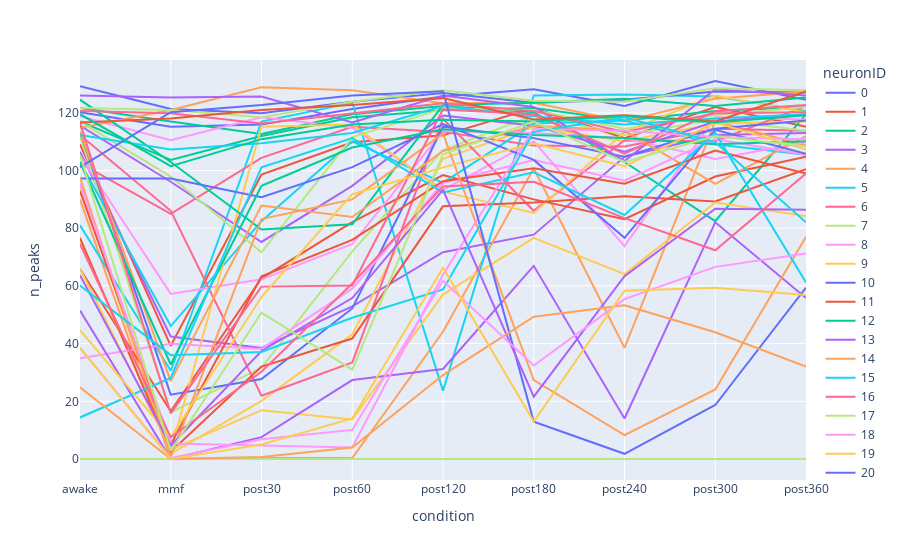

Notebook source saved alongside this figure:
### Markdown cell above
### Number of transients in different conditions; color represents median hight of transients, while size their median decay time

### Code cell
import plotly.express as px

x_axis = "condition"
y_axis = "n_peaks"
line_group = "neuronID"
color = "neuronID"

fig = px.line(df_estimators[df_estimators.neuronID<50], x=x_axis, y=y_axis, line_group=line_group,color=color)
fig.show()

### Figure 1 — Plotly figure (JSON) as saved in the notebook; plotly's stock layout.template omitted (floating-point values rounded to 4 significant figures)
{"data": [{"hovertemplate": "neuronID=0<br>condition=%{x}<br>n_peaks=%{y}<extra></extra>", "legendgroup": "0", "line": {"color": "#636efa", "dash": "solid"}, "mode": "lines", "name": "0", "orientation": "v", "showlegend": true, "type": "scatter", "x": ["awake", "mmf", "post30", "post60", "post120", "post180", "post240", "post300", "post360"], "xaxis": "x", "y": [120.2, 115.2, 115.9, 121.3, 125.7, 128.2, 122.4, 131.0, 124.6], "yaxis": "y"}, {"hovertemplate": "neuronID=1<br>condition=%{x}<br>n_peaks=%{y}<extra></extra>", "legendgroup": "1", "line": {"color": "#EF553B", "dash": "solid"}, "mode": "lines", "name": "1", "orientation": "v", "showlegend": true, "type": "scatter", "x": ["awake", "mmf", "post30", "post60", "post120", "post180", "post240", "post300", "post360"], "xaxis": "x", "y": [109.1, 39.24, 98.64, 109.8, 112.2, 121.7, 111.2, 122.0, 115.2], "yaxis": "y"}, {"hovertemplate": "neuronID=2<br>condition=%{x}<br>n_peaks=%{y}<extra></extra>", "legendgroup": "2", "line": {"color": "#00cc96", "dash": "solid"}, "mode": "lines", "name": "2", "orientation": "v", "showlegend": true, "type": "scatter", "x": ["awake", "mmf", "post30", "post60", "post120", "post180", "post240", "post300", "post360"], "xaxis": "x", "y": [121.7, 117, 112.7, 119.5, 122.4, 120.2, 103.0, 82.44, 119.5], "yaxis": "y"}, {"hovertemplate": "neuronID=3<br>condition=%{x}<br>n_peaks=%{y}<extra></extra>", "legendgroup": "3", "line": {"color": "#ab63fa", "dash": "solid"}, "mode": "lines", "name": "3", "orientation": "v", "showlegend": true, "type": "scatter", "x": ["awake", "mmf", "post30", "post60", "post120", "post180", "post240", "post300", "post360"], "xaxis": "x", "y": [106.6, 42.48, 38.52, 52.92, 71.7, 77.76, 104.8, 112.3, 113.0], "yaxis": "y"}, {"hovertemplate": "neuronID=4<br>condition=%{x}<br>n_peaks=%{y}<extra></extra>", "legendgroup": "4", "line": {"color": "#FFA15A", "dash": "solid"}, "mode": "lines", "name": "4", "orientation": "v", "showlegend": true, "type": "scatter", "x": ["awake", "mmf", "post30", "post60", "post120", "post180", "post240", "post300", "post360"], "xaxis": "x", "y": [90, 0, 0.36, 0.36, 44.1, 100.8, 38.52, 117, 108.7], "yaxis": "y"}, {"hovertemplate": "neuronID=5<br>condition=%{x}<br>n_peaks=%{y}<extra></extra>", "legendgroup": "5", "line": {"color": "#19d3f3", "dash": "solid"}, "mode": "lines", "name": "5", "orientation": "v", "showlegend": true, "type": "scatter", "x": ["awake", "mmf", "post30", "post60", "post120", "post180", "post240", "post300", "post360"], "xaxis": "x", "y": [81, 30.6, 117, 123.5, 23.7, 126, 126.4, 125.6, 120.6], "yaxis": "y"}, {"hovertemplate": "neuronID=6<br>condition=%{x}<br>n_peaks=%{y}<extra></extra>", "legendgroup": "6", "line": {"color": "#FF6692", "dash": "solid"}, "mode": "lines", "name": "6", "orientation": "v", "showlegend": true, "type": "scatter", "x": ["awake", "mmf", "post30", "post60", "post120", "post180", "post240", "post300", "post360"], "xaxis": "x", "y": [102.6, 84.96, 104.4, 115.2, 113.4, 108.7, 108.4, 114.5, 113.8], "yaxis": "y"}, {"hovertemplate": "neuronID=7<br>condition=%{x}<br>n_peaks=%{y}<extra></extra>", "legendgroup": "7", "line": {"color": "#B6E880", "dash": "solid"}, "mode": "lines", "name": "7", "orientation": "v", "showlegend": true, "type": "scatter", "x": ["awake", "mmf", "post30", "post60", "post120", "post180", "post240", "post300", "post360"], "xaxis": "x", "y": [112.0, 16.2, 31.68, 72, 107.1, 119.2, 112.3, 117.7, 113.8], "yaxis": "y"}, {"hovertemplate": "neuronID=8<br>condition=%{x}<br>n_peaks=%{y}<extra></extra>", "legendgroup": "8", "line": {"color": "#FF97FF", "dash": "solid"}, "mode": "lines", "name": "8", "orientation": "v", "showlegend": true, "type": "scatter", "x": ["awake", "mmf", "post30", "post60", "post120", "post180", "post240", "post300", "post360"], "xaxis": "x", "y": [118.8, 110.5, 118.4, 114.8, 93.3, 110.2, 73.8, 118.4, 117.7], "yaxis": "y"}, {"hovertemplate": "neuronID=9<br>condition=%{x}<br>n_peaks=%{y}<extra></extra>", "legendgroup": "9", "line": {"color": "#FECB52", "dash": "solid"}, "mode": "lines", "name": "9", "orientation": "v", "showlegend": true, "type": "scatter", "x": ["awake", "mmf", "post30", "post60", "post120", "post180", "post240", "post300", "post360"], "xaxis": "x", "y": [94.32, 1.8, 20.16, 43.2, 104.1, 115.2, 110.2, 116.3, 117], "yaxis": "y"}, {"hovertemplate": "neuronID=10<br>condition=%{x}<br>n_peaks=%{y}<extra></extra>", "legendgroup": "10", "line": {"color": "#636efa", "dash": "solid"}, "mode": "lines", "name": "10", "orientation": "v", "showlegend": true, "type": "scatter", "x": ["awake", "mmf", "post30", "post60", "post120", "post180", "post240", "post300", "post360"], "xaxis": "x", "y": [129.2, 121.3, 119.9, 123.8, 126.9, 123.5, 124.6, 127.4, 127.1], "yaxis": "y"}, {"hovertemplate": "neuronID=11<br>condition=%{x}<br>n_peaks=%{y}<extra></extra>", "legendgroup": "11", "line": {"color": "#EF553B", "dash": "solid"}, "mode": "lines", "name": "11", "orientation": "v", "showlegend": true, "type": "scatter", "x": ["awake", "mmf", "post30", "post60", "post120", "post180", "post240", "post300", "post360"], "xaxis": "x", "y": [65.88, 16.56, 62.64, 82.08, 98.4, 90, 83.16, 97.92, 104.8], "yaxis": "y"}, {"hovertemplate": "neuronID=12<br>condition=%{x}<br>n_peaks=%{y}<extra></extra>", "legendgroup": "12", "line": {"color": "#00cc96", "dash": "solid"}, "mode": "lines", "name": "12", "orientation": "v", "showlegend": true, "type": "scatter", "x": ["awake", "mmf", "post30", "post60", "post120", "post180", "post240", "post300", "post360"], "xaxis": "x", "y": [117, 103.7, 112.0, 118.4, 120.9, 121.7, 117.4, 120.6, 122.0], "yaxis": "y"}, {"hovertemplate": "neuronID=13<br>condition=%{x}<br>n_peaks=%{y}<extra></extra>", "legendgroup": "13", "line": {"color": "#ab63fa", "dash": "solid"}, "mode": "lines", "name": "13", "orientation": "v", "showlegend": true, "type": "scatter", "x": ["awake", "mmf", "post30", "post60", "post120", "post180", "post240", "post300", "post360"], "xaxis": "x", "y": [115.6, 96.12, 75.24, 94.68, 119.1, 115.6, 106.6, 117, 119.5], "yaxis": "y"}, {"hovertemplate": "neuronID=14<br>condition=%{x}<br>n_peaks=%{y}<extra></extra>", "legendgroup": "14", "line": {"color": "#FFA15A", "dash": "solid"}, "mode": "lines", "name": "14", "orientation": "v", "showlegend": true, "type": "scatter", "x": ["awake", "mmf", "post30", "post60", "post120", "post180", "post240", "post300", "post360"], "xaxis": "x", "y": [114.8, 121.0, 128.9, 127.8, 123.3, 123.5, 117, 124.9, 127.4], "yaxis": "y"}, {"hovertemplate": "neuronID=15<br>condition=%{x}<br>n_peaks=%{y}<extra></extra>", "legendgroup": "15", "line": {"color": "#19d3f3", "dash": "solid"}, "mode": "lines", "name": "15", "orientation": "v", "showlegend": true, "type": "scatter", "x": ["awake", "mmf", "post30", "post60", "post120", "post180", "post240", "post300", "post360"], "xaxis": "x", "y": [103.0, 46.08, 82.44, 110.2, 95.7, 116.3, 117.4, 109.1, 105.5], "yaxis": "y"}, {"hovertemplate": "neuronID=16<br>condition=%{x}<br>n_peaks=%{y}<extra></extra>", "legendgroup": "16", "line": {"color": "#FF6692", "dash": "solid"}, "mode": "lines", "name": "16", "orientation": "v", "showlegend": true, "type": "scatter", "x": ["awake", "mmf", "post30", "post60", "post120", "post180", "post240", "post300", "post360"], "xaxis": "x", "y": [112.3, 86.04, 21.96, 33.48, 117.9, 86.04, 110.5, 110.2, 122.4], "yaxis": "y"}, {"hovertemplate": "neuronID=17<br>condition=%{x}<br>n_peaks=%{y}<extra></extra>", "legendgroup": "17", "line": {"color": "#B6E880", "dash": "solid"}, "mode": "lines", "name": "17", "orientation": "v", "showlegend": true, "type": "scatter", "x": ["awake", "mmf", "post30", "post60", "post120", "post180", "post240", "post300", "post360"], "xaxis": "x", "y": [117, 97.92, 71.64, 111.6, 121.5, 121.0, 114.5, 119.2, 122.0], "yaxis": "y"}, {"hovertemplate": "neuronID=18<br>condition=%{x}<br>n_peaks=%{y}<extra></extra>", "legendgroup": "18", "line": {"color": "#FF97FF", "dash": "solid"}, "mode": "lines", "name": "18", "orientation": "v", "showlegend": true, "type": "scatter", "x": ["awake", "mmf", "post30", "post60", "post120", "post180", "post240", "post300", "post360"], "xaxis": "x", "y": [105.1, 57.24, 62.28, 74.52, 113.7, 113.0, 111.2, 104.0, 109.8], "yaxis": "y"}, {"hovertemplate": "neuronID=19<br>condition=%{x}<br>n_peaks=%{y}<extra></extra>", "legendgroup": "19", "line": {"color": "#FECB52", "dash": "solid"}, "mode": "lines", "name": "19", "orientation": "v", "showlegend": true, "type": "scatter", "x": ["awake", "mmf", "post30", "post60", "post120", "post180", "post240", "post300", "post360"], "xaxis": "x", "y": [75.96, 2.88, 115.2, 115.9, 92.7, 85.32, 113.4, 126, 120.2], "yaxis": "y"}, {"hovertemplate": "neuronID=20<br>condition=%{x}<br>n_peaks=%{y}<extra></extra>", "legendgroup": "20", "line": {"color": "#636efa", "dash": "solid"}, "mode": "lines", "name": "20", "orientation": "v", "showlegend": true, "type": "scatter", "x": ["awake", "mmf", "post30", "post60", "post120", "post180", "post240", "post300", "post360"], "xaxis": "x", "y": [113.4, 22.32, 27.72, 52.2, 115.2, 111.2, 104.8, 114.5, 117.4], "yaxis": "y"}, {"hovertemplate": "neuronID=21<br>condition=%{x}<br>n_peaks=%{y}<extra></extra>", "legendgroup": "21", "line": {"color": "#EF553B", "dash": "solid"}, "mode": "lines", "name": "21", "orientation": "v", "showlegend": true, "type": "scatter", "x": ["awake", "mmf", "post30", "post60", "post120", "post180", "post240", "post300", "post360"], "xaxis": "x", "y": [76.68, 2.52, 32.04, 41.76, 87.6, 88.92, 91.08, 89.28, 100.4], "yaxis": "y"}, {"hovertemplate": "neuronID=22<br>condition=%{x}<br>n_peaks=%{y}<extra></extra>", "legendgroup": "22", "line": {"color": "#00cc96", "dash": "solid"}, "mode": "lines", "name": "22", "orientation": "v", "showlegend": true, "type": "scatter", "x": ["awake", "mmf", "post30", "post60", "post120", "post180", "post240", "post300", "post360"], "xaxis": "x", "y": [124.6, 103.0, 79.56, 81.36, 122.7, 123.5, 124.9, 122.4, 125.3], "yaxis": "y"}, {"hovertemplate": "neuronID=23<br>condition=%{x}<br>n_peaks=%{y}<extra></extra>", "legendgroup": "23", "line": {"color": "#ab63fa", "dash": "solid"}, "mode": "lines", "name": "23", "orientation": "v", "showlegend": true, "type": "scatter", "x": ["awake", "mmf", "post30", "post60", "post120", "post180", "post240", "post300", "post360"], "xaxis": "x", "y": [126, 125.3, 125.6, 116.6, 126, 122.0, 103.3, 128.2, 126], "yaxis": "y"}, {"hovertemplate": "neuronID=24<br>condition=%{x}<br>n_peaks=%{y}<extra></extra>", "legendgroup": "24", "line": {"color": "#FFA15A", "dash": "solid"}, "mode": "lines", "name": "24", "orientation": "v", "showlegend": true, "type": "scatter", "x": ["awake", "mmf", "post30", "post60", "post120", "post180", "post240", "post300", "post360"], "xaxis": "x", "y": [113.4, 27, 87.84, 83.88, 106.8, 115.6, 113.8, 95.4, 112.0], "yaxis": "y"}, {"hovertemplate": "neuronID=25<br>condition=%{x}<br>n_peaks=%{y}<extra></extra>", "legendgroup": "25", "line": {"color": "#19d3f3", "dash": "solid"}, "mode": "lines", "name": "25", "orientation": "v", "showlegend": true, "type": "scatter", "x": ["awake", "mmf", "post30", "post60", "post120", "post180", "post240", "post300", "post360"], "xaxis": "x", "y": [112.3, 107.3, 109.4, 113.0, 122.4, 118.8, 115.9, 118.1, 119.5], "yaxis": "y"}, {"hovertemplate": "neuronID=26<br>condition=%{x}<br>n_peaks=%{y}<extra></extra>", "legendgroup": "26", "line": {"color": "#FF6692", "dash": "solid"}, "mode": "lines", "name": "26", "orientation": "v", "showlegend": true, "type": "scatter", "x": ["awake", "mmf", "post30", "post60", "post120", "post180", "post240", "post300", "post360"], "xaxis": "x", "y": [120.6, 119.9, 116.3, 119.9, 123.3, 120.6, 113.4, 119.9, 120.2], "yaxis": "y"}, {"hovertemplate": "neuronID=27<br>condition=%{x}<br>n_peaks=%{y}<extra></extra>", "legendgroup": "27", "line": {"color": "#B6E880", "dash": "solid"}, "mode": "lines", "name": "27", "orientation": "v", "showlegend": true, "type": "scatter", "x": ["awake", "mmf", "post30", "post60", "post120", "post180", "post240", "post300", "post360"], "xaxis": "x", "y": [121.7, 121.0, 118.4, 123.8, 127.8, 124.2, 123.8, 128.5, 127.8], "yaxis": "y"}, {"hovertemplate": "neuronID=28<br>condition=%{x}<br>n_peaks=%{y}<extra></extra>", "legendgroup": "28", "line": {"color": "#FF97FF", "dash": "solid"}, "mode": "lines", "name": "28", "orientation": "v", "showlegend": true, "type": "scatter", "x": ["awake", "mmf", "post30", "post60", "post120", "post180", "post240", "post300", "post360"], "xaxis": "x", "y": [34.92, 39.96, 38.16, 59.04, 95.7, 103.7, 96.48, 110.9, 105.5], "yaxis": "y"}, {"hovertemplate": "neuronID=29<br>condition=%{x}<br>n_peaks=%{y}<extra></extra>", "legendgroup": "29", "line": {"color": "#FECB52", "dash": "solid"}, "mode": "lines", "name": "29", "orientation": "v", "showlegend": true, "type": "scatter", "x": ["awake", "mmf", "post30", "post60", "post120", "post180", "post240", "post300", "post360"], "xaxis": "x", "y": [65.88, 3.24, 16.92, 13.68, 57, 76.68, 64.08, 88.92, 84.24], "yaxis": "y"}, {"hovertemplate": "neuronID=30<br>condition=%{x}<br>n_peaks=%{y}<extra></extra>", "legendgroup": "30", "line": {"color": "#636efa", "dash": "solid"}, "mode": "lines", "name": "30", "orientation": "v", "showlegend": true, "type": "scatter", "x": ["awake", "mmf", "post30", "post60", "post120", "post180", "post240", "post300", "post360"], "xaxis": "x", "y": [97.2, 97.2, 90.72, 101.2, 116.1, 103.7, 76.68, 114.1, 105.8], "yaxis": "y"}, {"hovertemplate": "neuronID=31<br>condition=%{x}<br>n_peaks=%{y}<extra></extra>", "legendgroup": "31", "line": {"color": "#EF553B", "dash": "solid"}, "mode": "lines", "name": "31", "orientation": "v", "showlegend": true, "type": "scatter", "x": ["awake", "mmf", "post30", "post60", "post120", "post180", "post240", "post300", "post360"], "xaxis": "x", "y": [92.88, 5.04, 63.36, 75.96, 96.3, 100.8, 95.4, 106.9, 99], "yaxis": "y"}, {"hovertemplate": "neuronID=32<br>condition=%{x}<br>n_peaks=%{y}<extra></extra>", "legendgroup": "32", "line": {"color": "#00cc96", "dash": "solid"}, "mode": "lines", "name": "32", "orientation": "v", "showlegend": true, "type": "scatter", "x": ["awake", "mmf", "post30", "post60", "post120", "post180", "post240", "post300", "post360"], "xaxis": "x", "y": [103.0, 32.76, 94.68, 108, 114.3, 112.3, 111.2, 109.1, 110.2], "yaxis": "y"}, {"hovertemplate": "neuronID=33<br>condition=%{x}<br>n_peaks=%{y}<extra></extra>", "legendgroup": "33", "line": {"color": "#ab63fa", "dash": "solid"}, "mode": "lines", "name": "33", "orientation": "v", "showlegend": true, "type": "scatter", "x": ["awake", "mmf", "post30", "post60", "post120", "post180", "post240", "post300", "post360"], "xaxis": "x", "y": [51.48, 0, 7.56, 27.36, 31.2, 66.96, 14.04, 82.08, 55.8], "yaxis": "y"}, {"hovertemplate": "neuronID=34<br>condition=%{x}<br>n_peaks=%{y}<extra></extra>", "legendgroup": "34", "line": {"color": "#FFA15A", "dash": "solid"}, "mode": "lines", "name": "34", "orientation": "v", "showlegend": true, "type": "scatter", "x": ["awake", "mmf", "post30", "post60", "post120", "post180", "post240", "post300", "post360"], "xaxis": "x", "y": [97.56, 0.72, 83.16, 90, 112.8, 27.36, 8.28, 24.12, 77.04], "yaxis": "y"}, {"hovertemplate": "neuronID=35<br>condition=%{x}<br>n_peaks=%{y}<extra></extra>", "legendgroup": "35", "line": {"color": "#19d3f3", "dash": "solid"}, "mode": "lines", "name": "35", "orientation": "v", "showlegend": true, "type": "scatter", "x": ["awake", "mmf", "post30", "post60", "post120", "post180", "post240", "post300", "post360"], "xaxis": "x", "y": [14.4, 28.08, 101.2, 111.2, 92.4, 99.36, 84.6, 113.0, 61.2], "yaxis": "y"}, {"hovertemplate": "neuronID=36<br>condition=%{x}<br>n_peaks=%{y}<extra></extra>", "legendgroup": "36", "line": {"color": "#FF6692", "dash": "solid"}, "mode": "lines", "name": "36", "orientation": "v", "showlegend": true, "type": "scatter", "x": ["awake", "mmf", "post30", "post60", "post120", "post180", "post240", "post300", "post360"], "xaxis": "x", "y": [116.6, 15.84, 59.76, 60.12, 121.2, 119.5, 105.8, 120.6, 122.8], "yaxis": "y"}, {"hovertemplate": "neuronID=37<br>condition=%{x}<br>n_peaks=%{y}<extra></extra>", "legendgroup": "37", "line": {"color": "#B6E880", "dash": "solid"}, "mode": "lines", "name": "37", "orientation": "v", "showlegend": true, "type": "scatter", "x": ["awake", "mmf", "post30", "post60", "post120", "post180", "post240", "post300", "post360"], "xaxis": "x", "y": [0, 0, 0, 0, 0, 0, 0, 0, 0], "yaxis": "y"}, {"hovertemplate": "neuronID=38<br>condition=%{x}<br>n_peaks=%{y}<extra></extra>", "legendgroup": "38", "line": {"color": "#FF97FF", "dash": "solid"}, "mode": "lines", "name": "38", "orientation": "v", "showlegend": true, "type": "scatter", "x": ["awake", "mmf", "post30", "post60", "post120", "post180", "post240", "post300", "post360"], "xaxis": "x", "y": [95.4, 5.4, 4.68, 3.96, 63.9, 114.5, 113.8, 111.6, 110.9], "yaxis": "y"}, {"hovertemplate": "neuronID=39<br>condition=%{x}<br>n_peaks=%{y}<extra></extra>", "legendgroup": "39", "line": {"color": "#FECB52", "dash": "solid"}, "mode": "lines", "name": "39", "orientation": "v", "showlegend": true, "type": "scatter", "x": ["awake", "mmf", "post30", "post60", "post120", "post180", "post240", "post300", "post360"], "xaxis": "x", "y": [44.64, 7.56, 56.16, 91.8, 101.1, 109.4, 101.5, 116.6, 107.3], "yaxis": "y"}, {"hovertemplate": "neuronID=40<br>condition=%{x}<br>n_peaks=%{y}<extra></extra>", "legendgroup": "40", "line": {"color": "#636efa", "dash": "solid"}, "mode": "lines", "name": "40", "orientation": "v", "showlegend": true, "type": "scatter", "x": ["awake", "mmf", "post30", "post60", "post120", "post180", "post240", "post300", "post360"], "xaxis": "x", "y": [101.2, 120.2, 122.8, 126, 127.5, 12.96, 1.8, 18.72, 59.4], "yaxis": "y"}, {"hovertemplate": "neuronID=41<br>condition=%{x}<br>n_peaks=%{y}<extra></extra>", "legendgroup": "41", "line": {"color": "#EF553B", "dash": "solid"}, "mode": "lines", "name": "41", "orientation": "v", "showlegend": true, "type": "scatter", "x": ["awake", "mmf", "post30", "post60", "post120", "post180", "post240", "post300", "post360"], "xaxis": "x", "y": [116.6, 118.1, 121.0, 122.8, 125.1, 117.7, 119.2, 117, 127.4], "yaxis": "y"}, {"hovertemplate": "neuronID=42<br>condition=%{x}<br>n_peaks=%{y}<extra></extra>", "legendgroup": "42", "line": {"color": "#00cc96", "dash": "solid"}, "mode": "lines", "name": "42", "orientation": "v", "showlegend": true, "type": "scatter", "x": ["awake", "mmf", "post30", "post60", "post120", "post180", "post240", "post300", "post360"], "xaxis": "x", "y": [119.5, 101.5, 110.9, 115.9, 117.6, 117, 118.8, 116.6, 119.2], "yaxis": "y"}, {"hovertemplate": "neuronID=43<br>condition=%{x}<br>n_peaks=%{y}<extra></extra>", "legendgroup": "43", "line": {"color": "#ab63fa", "dash": "solid"}, "mode": "lines", "name": "43", "orientation": "v", "showlegend": true, "type": "scatter", "x": ["awake", "mmf", "post30", "post60", "post120", "post180", "post240", "post300", "post360"], "xaxis": "x", "y": [63.72, 4.68, 37.44, 55.8, 93.3, 21.6, 63.36, 86.76, 86.4], "yaxis": "y"}, {"hovertemplate": "neuronID=44<br>condition=%{x}<br>n_peaks=%{y}<extra></extra>", "legendgroup": "44", "line": {"color": "#FFA15A", "dash": "solid"}, "mode": "lines", "name": "44", "orientation": "v", "showlegend": true, "type": "scatter", "x": ["awake", "mmf", "post30", "post60", "post120", "post180", "post240", "post300", "post360"], "xaxis": "x", "y": [24.84, 0, 0.72, 3.96, 29.1, 49.32, 53.28, 43.92, 32.04], "yaxis": "y"}, {"hovertemplate": "neuronID=45<br>condition=%{x}<br>n_peaks=%{y}<extra></extra>", "legendgroup": "45", "line": {"color": "#19d3f3", "dash": "solid"}, "mode": "lines", "name": "45", "orientation": "v", "showlegend": true, "type": "scatter", "x": ["awake", "mmf", "post30", "post60", "post120", "post180", "post240", "post300", "post360"], "xaxis": "x", "y": [60.12, 36, 37.08, 48.96, 58.8, 113.4, 118.4, 109.8, 82.08], "yaxis": "y"}, {"hovertemplate": "neuronID=46<br>condition=%{x}<br>n_peaks=%{y}<extra></extra>", "legendgroup": "46", "line": {"color": "#FF6692", "dash": "solid"}, "mode": "lines", "name": "46", "orientation": "v", "showlegend": true, "type": "scatter", "x": ["awake", "mmf", "post30", "post60", "post120", "post180", "post240", "post300", "post360"], "xaxis": "x", "y": [74.52, 7.56, 30.24, 60.84, 94.5, 96.12, 83.52, 72.36, 99], "yaxis": "y"}, {"hovertemplate": "neuronID=47<br>condition=%{x}<br>n_peaks=%{y}<extra></extra>", "legendgroup": "47", "line": {"color": "#B6E880", "dash": "solid"}, "mode": "lines", "name": "47", "orientation": "v", "showlegend": true, "type": "scatter", "x": ["awake", "mmf", "post30", "post60", "post120", "post180", "post240", "post300", "post360"], "xaxis": "x", "y": [105.5, 2.88, 50.76, 30.96, 105.6, 117, 103.0, 112.0, 108.4], "yaxis": "y"}, {"hovertemplate": "neuronID=48<br>condition=%{x}<br>n_peaks=%{y}<extra></extra>", "legendgroup": "48", "line": {"color": "#FF97FF", "dash": "solid"}, "mode": "lines", "name": "48", "orientation": "v", "showlegend": true, "type": "scatter", "x": ["awake", "mmf", "post30", "post60", "post120", "post180", "post240", "post300", "post360"], "xaxis": "x", "y": [38.52, 0.36, 6.84, 10.08, 61.8, 32.4, 55.44, 66.6, 71.28], "yaxis": "y"}, {"hovertemplate": "neuronID=49<br>condition=%{x}<br>n_peaks=%{y}<extra></extra>", "legendgroup": "49", "line": {"color": "#FECB52", "dash": "solid"}, "mode": "lines", "name": "49", "orientation": "v", "showlegend": true, "type": "scatter", "x": ["awake", "mmf", "post30", "post60", "post120", "post180", "post240", "post300", "post360"], "xaxis": "x", "y": [38.52, 0, 5.04, 14.04, 66.3, 12.96, 58.32, 59.4, 56.88], "yaxis": "y"}], "layout": {"legend": {"title": {"text": "neuronID"}, "tracegroupgap": 0}, "margin": {"t": 60}, "xaxis": {"anchor": "y", "domain": [0, 1], "title": {"text": "condition"}}, "yaxis": {"anchor": "x", "domain": [0, 1], "title": {"text": "n_peaks"}}}}
